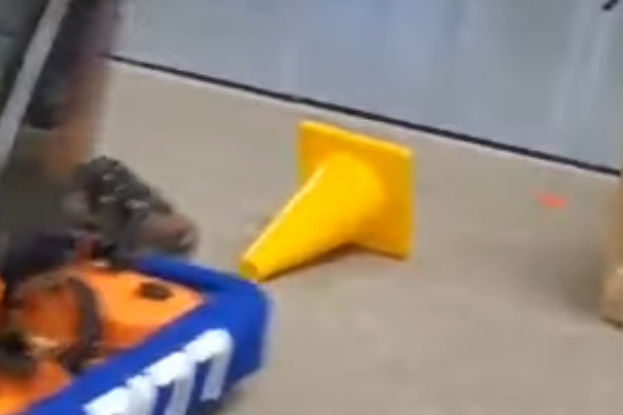
#> input picture cone.png, 623 x 415 px
$ python coneangle.py
#> lines starting #> are read from the running program, lines starting #| are printed output that depends on the picture; after the words box and inside, x2 and y2 are one past the last pixel; in counts of white or black regions, pixels touching at a corner belong together
import cv2
import numpy as np


def remove_similar_tuples(arr, threshold):
    result = []
    # iterate through each tuple in the array
    for tup in arr:
        # assume the tuple will not be removed by default
        keepr = True
        # iterate through the result list to check if any tuples are too similar to the current tuple
        for res_tup in result:
            keep = 0
            # compare each element of the tuples to see if they are within the threshold
            for i in range(2):
                if abs(tup[i] - res_tup[i]) < threshold:
                    # if any element is too different, mark the tuple for removal and break the inner loop
                    keep += 1

            # if the tuple is marked for removal, break the outer loop and move on to the next tuple
            if keep > 1:
                keepr = False
                break

        # if the tuple was not marked for removal, add it to the result list
        if keepr:
            result.append(tup)

    # return the modified result list
    return result


# Load image and resize
img = cv2.imread('cone.png')
#> img is the input picture: shape (415, 623, 3); mean B, G, R 121.3, 133.3, 145.3

# Convert to grayscale
gray = cv2.cvtColor(img, cv2.COLOR_BGR2GRAY)
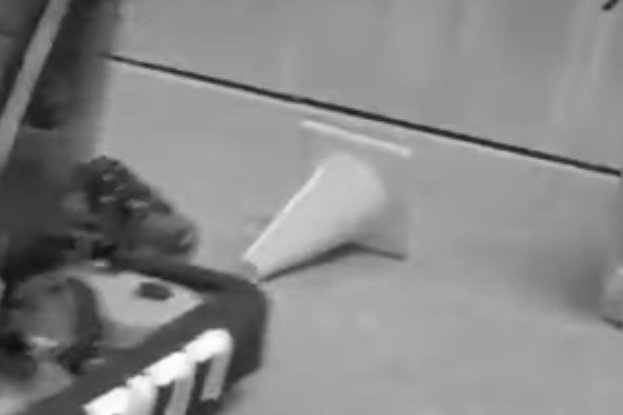
#> gray: shape (415, 623); min 15, max 255, mean 135.5

# Blur image to reduce noise
blur = cv2.GaussianBlur(gray, (5, 5), 0)

# Define yellow color range in HSV
lower_yellow = np.array([18, 112, 130])
upper_yellow = np.array([96, 255, 255])

# Convert image to HSV format
hsv = cv2.cvtColor(img, cv2.COLOR_BGR2HSV)
#> hsv: shape (415, 623, 3); mean H, S, V 53.7, 71.1, 157

# Threshold the image to get only yellow colors
mask = cv2.inRange(hsv, lower_yellow, upper_yellow)
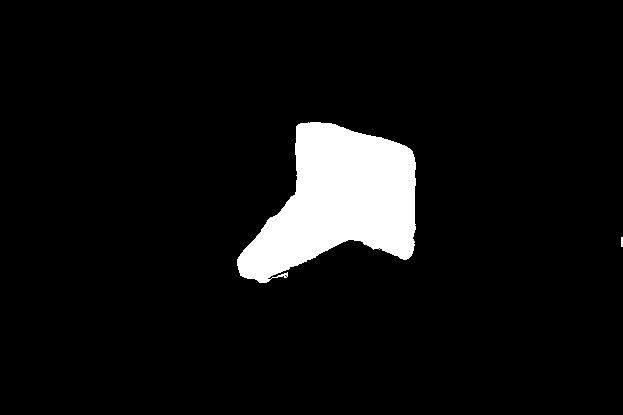
#> mask: shape (415, 623); 6.7% white; 2 white regions, box (x1, y1, x2, y2) and area: (237, 122, 416, 283) 17239, (621, 237, 623, 247) 20

# Erode and dilate the mask to remove small blobs and fill gaps
kernel = np.ones((5, 5), np.uint8)
mask = cv2.Canny(mask, 175, 200)
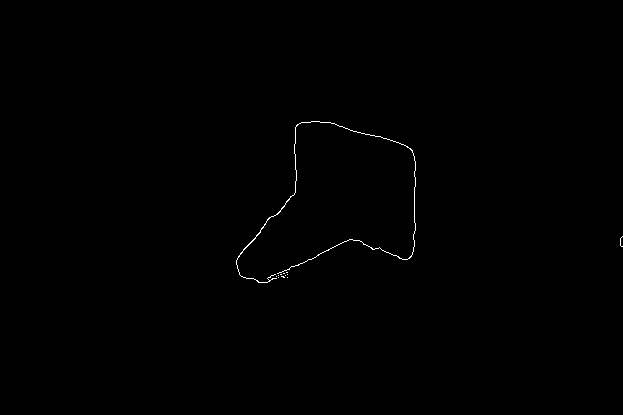
#> mask: shape (415, 623); 0.25% white in thin lines or dots, all inside (x1, y1, x2, y2) = (236, 121, 623, 283)

cv2.imshow('Masked image', mask)

# Detect lines using Hough transform on the blurred image
lines = cv2.HoughLines(mask, rho=2, theta=np.pi/180,
                       threshold=65)
#> lines = [[348, 0.733], [418, 0.0175], [368, 1.12], [374, 1.08], [34, 1.83], [362, 1.15], [-292, 3.12]]
intersections = []
# Find intersection points and angles between lines
for i in range(len(lines)):
    rho1, theta1 = lines[i][0]
    for j in range(i+1, len(lines)):
        rho2, theta2 = lines[j][0]
        if abs(theta1 - theta2) > 0.1:  # check for non-parallel lines
            A = np.array([[np.cos(theta1), np.sin(theta1)],
                         [np.cos(theta2), np.sin(theta2)]])
            b = np.array([rho1, rho2])
            try:
                x0, y0 = np.linalg.solve(A, b)
                x0, y0 = int(x0), int(y0)
                angle = np.abs(theta1 - theta2) * 180 / np.pi
                intersections.append(tuple((x0, y0, angle)))

            except np.linalg.LinAlgError:
                continue  # skip parallel lines
#> this loop made 7 passes
#> after the loop, intersections = 18 items, first 6: (417, 56, 41), (177, 322, 22), (166, 334, 20), (351, 129, 63), (186, 313, 24), (295, 192, 137)

# Display the lines on the original image
intersections = remove_similar_tuples(intersections, 20)
#> the loop in remove_similar_tuples, `for tup in arr:` made 18 passes
#> tup on passes 1 to 12: (417, 56, 41), (177, 322, 22), (166, 334, 20), (351, 129, 63), (186, 313, 24), (295, 192, 137), (414, 207, 63), (414, 203, 61), (415, 146, 104), (414, 211, 65), (355, 3609, 178), (495, 167, 41)
#> after the loop in remove_similar_tuples, `for tup in arr:`: result = [(417, 56, 41), (177, 322, 22), (351, 129, 63), (295, 192, 137), (414, 207, 63), (415, 146, 104), (355, 3609, 178), (495, 167, 41), (296, 264, 115), (294, 113, 74)]
#> intersections has the same summary as result in remove_similar_tuples
for intersection in intersections:
    print(
        f"Intersection at ({intersection[0]}, {intersection[1]}) with angle {intersection[2]:.2f} degrees")
    cv2.circle(img, (intersection[0], intersection[1]), 20, (0, 0, 255), 10)
#> this loop made 10 passes
#| Intersection at (417, 56) with angle 41.00 degrees
#| Intersection at (177, 322) with angle 22.00 degrees
#| Intersection at (351, 129) with angle 63.00 degrees
#| Intersection at (295, 192) with angle 137.00 degrees
#| Intersection at (414, 207) with angle 63.00 degrees
#| Intersection at (415, 146) with angle 104.00 degrees
#| Intersection at (355, 3609) with angle 178.00 degrees
#| Intersection at (495, 167) with angle 41.00 degrees
#> (further printed lines are left out)
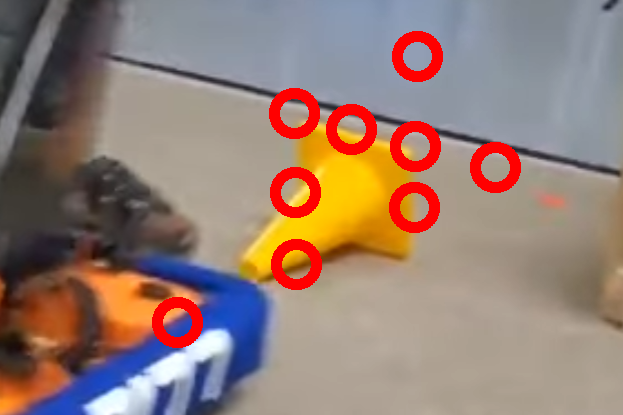
#> img: shape (415, 623, 3); 4.89% of pixels changed, all inside (x1, y1, x2, y2) = (152, 31, 521, 348)
if lines is not None:
    for line in lines:
        rho, theta = line[0]
        a, b = np.cos(theta), np.sin(theta)
        x0, y0 = a * rho, b * rho
        x1, y1 = int(x0 + 1000 * (-b)), int(y0 + 1000 * (a))
        x2, y2 = int(x0 - 1000 * (-b)), int(y0 - 1000 * (a))
        cv2.line(img, (x1, y1), (x2, y2), (0, 255, 0), 2)
#> this loop made 7 passes
#> (rho, theta, a, b, x0, y0, x1, y1) on passes 1 to 7: (348, 0.733, 0.743, 0.669, 258.6, 232.9, -410, 976), (418, 0.0175, 1, 0.0175, 417.9, 7.3, 400, 1007), (368, 1.12, 0.438, 0.899, 161.3, 330.8, -737, 769), (374, 1.08, 0.469, 0.883, 175.6, 330.2, -707, 799), (34, 1.83, -0.259, 0.966, -8.8, 32.84, -974, -225), (362, 1.15, 0.407, 0.914, 147.2, 330.7, -766, 737), (-292, 3.12, -1, 0.0175, 292, -5.1, 274, -1004)
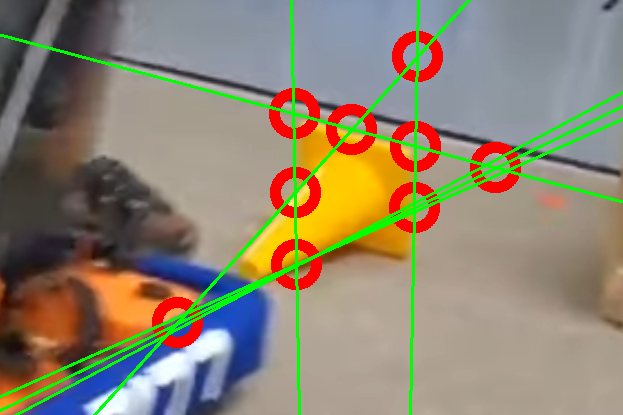
#> img: shape (415, 623, 3); 4.41% of pixels changed, all inside (x1, y1, x2, y2) = (0, 0, 623, 415)

cv2.imshow('Lines and intersections', img)
cv2.waitKey(0)
cv2.destroyAllWindows()
